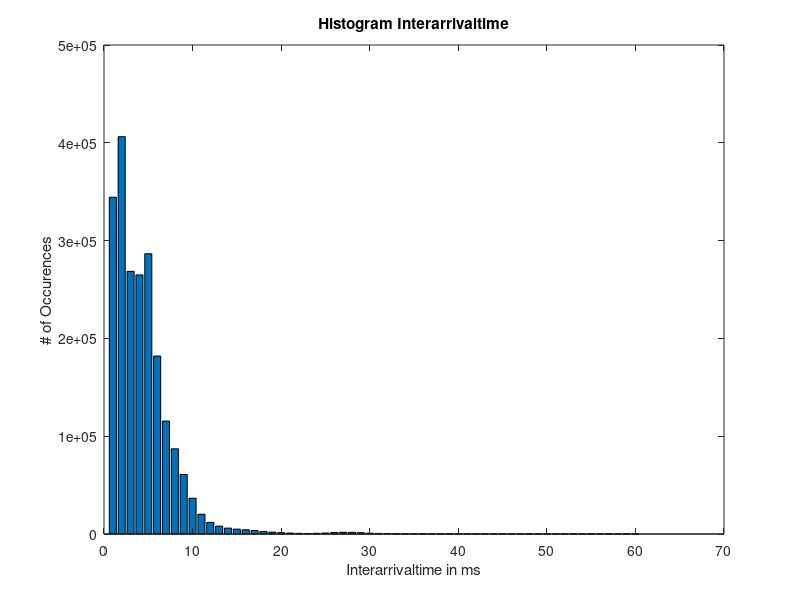

Reproduce this figure in MATLAB.

close all;

x = [344337	406239	268545	264934	286556	181942	115466	87145	60909	36567	20222	11907	8007	6015	4946	4356	3571	2604	1911	1427	974	654	533	699	1004	1517	1754	1673	1364	851	600	409	279	197	142	110	115	111	112	98	92	82	68	45	52	45	28	21	25	24	14	15	16	16	4	7	6	5	10	6	5	3	8	3	5	2	3	7	3	1	2	2	4	15	21	40	43	39	35	32	38	37	36	40	36	39	26	25	31	22	13	24	16	11	11	7	10	3	9	10	5	5	3	4	6	1	4	1	2	1	7	2	1	5	4	1	2	2	0	1	3	1	2	2	3	5	5	6	3	5	1	3	5	6	1	5	3	2	1	3	2	5	1	2	3	2	3	1	1	0	1	2	0	1	0	0	1	2	1	0	1	2	1	0	2	0	0	0	0	0	1	3	2	1	3	4	2	1	1	2	2	0	1	3	2	1	2	1	2	0	1	2	3	1	2	0	4	0	0	2	0	0	0	0	0	0	0	4	0	0	2	0	0	1	0	0	0	0	0	1	2	0	0	0	1	0	2	2	0	3	2	1	1	2	5	1	0	0	2	1	0	0	0	0	0	0	0	1	0	0	0	0	0	0	0	0	1	0	0	0	0	0	0	0	0	0	0	0	0	0	0	1	0	1	0	0	0	1	0	2	0	2	0	0	0	0	0	0	0	0	0	1	0	0	1	0	0	0	0	0	0	0	0	0	0	0	0	0	0	0	1	0	0	0	1	0	0	0	0	0	0	0	1	0	0	0	0	0	0	0	0	0	0	0	0	1	0	0	0	1	0	0	0	0	0	0	0	0	0	1	0	0	0	0	0	0	0	0	0	0	0	0	0	0	0	0	0	0	0	0	0	0	0	0	0	0	0	0	0	0	0	0	0	0	0	0	0	0	0	0	0	0	0	0	0	0	0	0	0	0	0];


bar(x(1:60));
title('Histogram Interarrivaltime');
ylabel('# of Occurences');
xlabel('Interarrivaltime in ms')